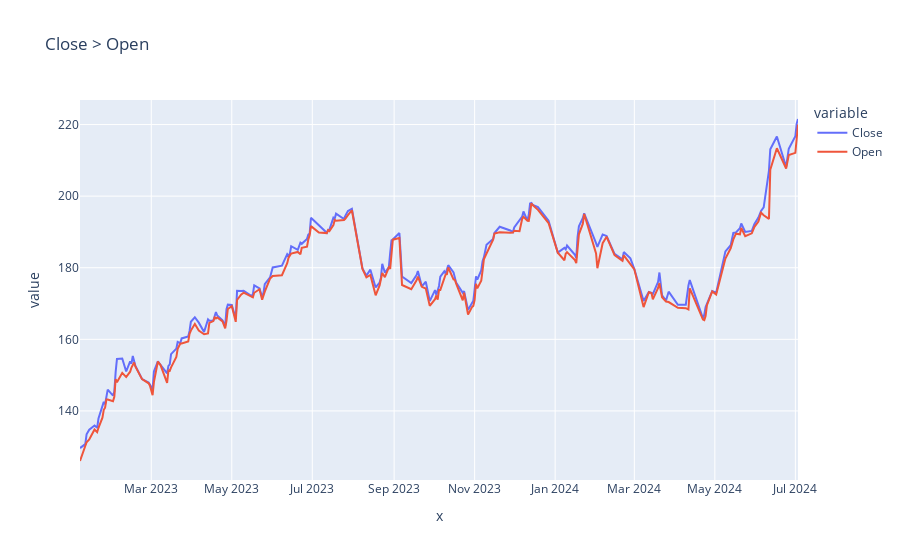

Source (notebook cell):
### Code cell
px.line(df.loc[(df['Close'] >= df['Open'])],
        x=df.loc[(df['Close'] >= df['Open'])].index,
        y=['Close','Open'],
        title=('Close > Open'))

### Figure 1 — Plotly figure (JSON) as saved in the notebook; plotly's stock layout.template omitted (floating-point values rounded to 4 significant figures; data arrays with more than 128 entries replaced by an {"elided": "..."} marker saying what was removed)
{"data": [{"hovertemplate": "variable=Close<br>x=%{x}<br>value=%{y}<extra></extra>", "legendgroup": "Close", "line": {"color": "#636efa", "dash": "solid"}, "marker": {"symbol": "circle"}, "mode": "lines", "name": "Close", "orientation": "v", "showlegend": true, "type": "scatter", "x": {"elided": "210 str values"}, "xaxis": "x", "y": {"elided": "210 float values"}, "yaxis": "y"}, {"hovertemplate": "variable=Open<br>x=%{x}<br>value=%{y}<extra></extra>", "legendgroup": "Open", "line": {"color": "#EF553B", "dash": "solid"}, "marker": {"symbol": "circle"}, "mode": "lines", "name": "Open", "orientation": "v", "showlegend": true, "type": "scatter", "x": {"elided": "210 str values"}, "xaxis": "x", "y": {"elided": "210 float values"}, "yaxis": "y"}], "layout": {"legend": {"title": {"text": "variable"}, "tracegroupgap": 0}, "title": {"text": "Close > Open"}, "xaxis": {"anchor": "y", "domain": [0, 1], "title": {"text": "x"}}, "yaxis": {"anchor": "x", "domain": [0, 1], "title": {"text": "value"}}}}
